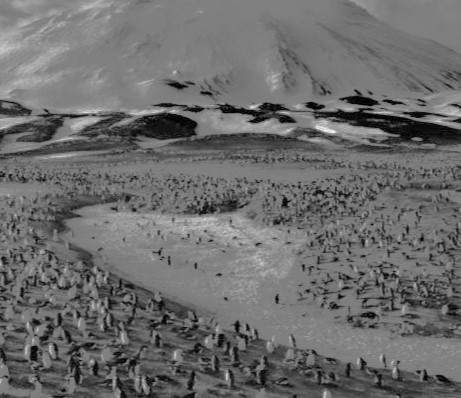
#> input picture data/paisagemPinguins.jpg, 461 x 398 px, found by its file name
$ python exercicio2.py
#> lines starting #> are read from the running program, lines starting #| are printed output that depends on the picture
#> further down, image is the input picture: shape (398, 461); min 0, max 249, mean 108.2
import cv2
import numpy as np
import matplotlib.pyplot as plt

def equalizar_histograma_manual(img_gray):
    hist = np.bincount(img_gray.flatten(), minlength=256)
#> hist = 256 values, max 9415 at index 127, min 0 at index 207, mean 716.7
    cdf = hist.cumsum()
#> cdf = 256 values from 94 to 183478
    cdf_normalizada = cdf / cdf[-1]
#> cdf_normalizada = 256 values from 0.000512 to 1
    equalizacao = np.floor(255 * cdf_normalizada).astype(np.uint8)
#> equalizacao = 256 values from 0 to 255
    img_equalizada = equalizacao[img_gray]
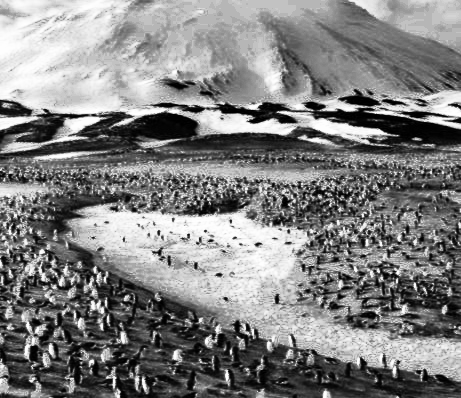
#> img_equalizada: shape (398, 461); min 0, max 255, mean 128.9
    return img_equalizada, hist, cdf

# Carregando a imagem em tons de cinza
image = cv2.imread("data/paisagemPinguins.jpg", cv2.IMREAD_GRAYSCALE)

# Equalização do histograma
eqImageFuncao, _, _ = equalizar_histograma_manual(image)
eqImageEqHist = cv2.equalizeHist(image)

# Cálculo dos histogramas
histImage = cv2.calcHist([image], [0], None, [256], [0, 256])
#> histImage has the same summary as hist in equalizar_histograma_manual
histImageFuncao = cv2.calcHist([eqImageFuncao], [0], None, [256], [0, 256])
#> histImageFuncao = 256 values, max 9415 at index 182, min 0 at index 30, mean 716.7
histImageEqHist = cv2.calcHist([eqImageEqHist], [0], None, [256], [0, 256])
#> histImageEqHist = 256 values, max 9415 at index 183, min 0 at index 35, mean 716.7

# Mostrar imagens
def mostrar_imagens(titulo, original, equalizadaFuncao, equalizadaEqHist):
#> called with titulo = 'Imagem de Baixo Contraste'
    plt.figure(figsize=(15, 4))
    plt.subplot(1, 3, 1)
    plt.title(f'{titulo} - Original')
    plt.imshow(original, cmap='gray')
    plt.axis('off')

    plt.subplot(1, 3, 2)
    plt.title(f'{titulo} - Equalizada (Função)')
    plt.imshow(equalizadaFuncao, cmap='gray')
    plt.axis('off')

    plt.subplot(1, 3, 3)
    plt.title(f'{titulo} - Equalizada (OpenCV)')
    plt.imshow(equalizadaEqHist, cmap='gray')
    plt.axis('off')

    plt.tight_layout()
    plt.show()
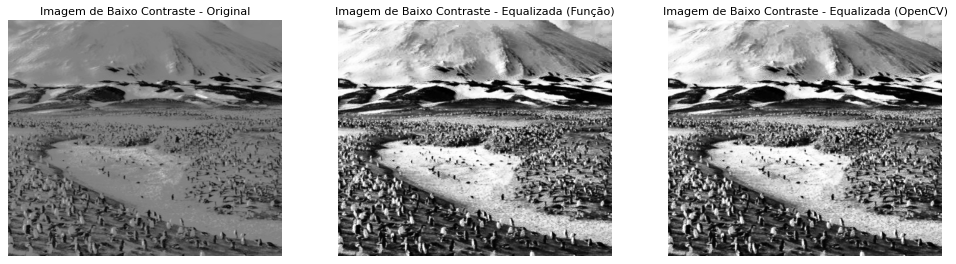
#> figure drawn by matplotlib, 3 panels

# Mostrar histogramas
def mostrar_histograma(titulo, hist_original, hist_eq_funcao, hist_eq_eqHist):
#> called with titulo = 'Imagem de Baixo Contraste', hist_original = array of shape (256, 1), hist_eq_funcao = array of shape (256, 1), hist_eq_eqHist = array of shape (256, 1)
    plt.figure(figsize=(15, 4))
    plt.subplot(1, 3, 1)
    plt.title(f'{titulo} - Original')
    plt.plot(hist_original, color='black')
    plt.xlim([0, 256])

    plt.subplot(1, 3, 2)
    plt.title(f'{titulo} - Equalizado (Função)')
    plt.plot(hist_eq_funcao, color='black')
    plt.xlim([0, 256])

    plt.subplot(1, 3, 3)
    plt.title(f'{titulo} - Equalizado (OpenCV)')
    plt.plot(hist_eq_eqHist, color='black')
    plt.xlim([0, 256])

    plt.tight_layout()
    plt.show()
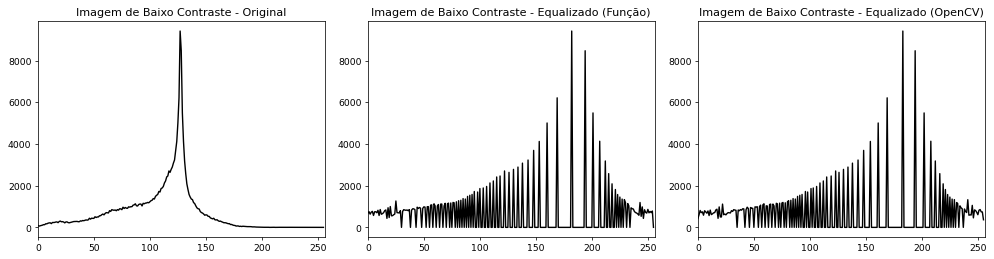
#> figure drawn by matplotlib, 3 panels; panel 1: curve peaks at x = 127, y = 9415; panel 2: curve peaks at x = 182, y = 9415; panel 3: curve peaks at x = 183, y = 9415

# Exibir os resultados
mostrar_imagens("Imagem de Baixo Contraste", image, eqImageFuncao, eqImageEqHist)
mostrar_histograma("Imagem de Baixo Contraste", histImage, histImageFuncao, histImageEqHist)

$ run again, with data/deckPB.jpg copied over data/paisagemPinguins.jpg
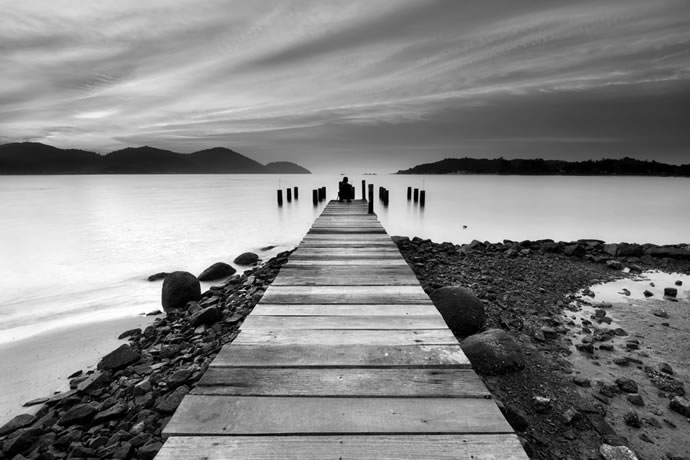
#> input picture data/deckPB.jpg, 690 x 460 px, found by its file name
#> image is the input picture: shape (460, 690); min 0, max 255, mean 132.7
#> hist = 256 values, max 2354 at index 183, min 73 at index 255, mean 1239.8
#> cdf = 256 values from 1837 to 317400
#> cdf_normalizada = 256 values from 0.00579 to 1
#> equalizacao = 256 values from 1 to 255
#> in equalizar_histograma_manual, `img_equalizada = equalizacao[img_gray]`:
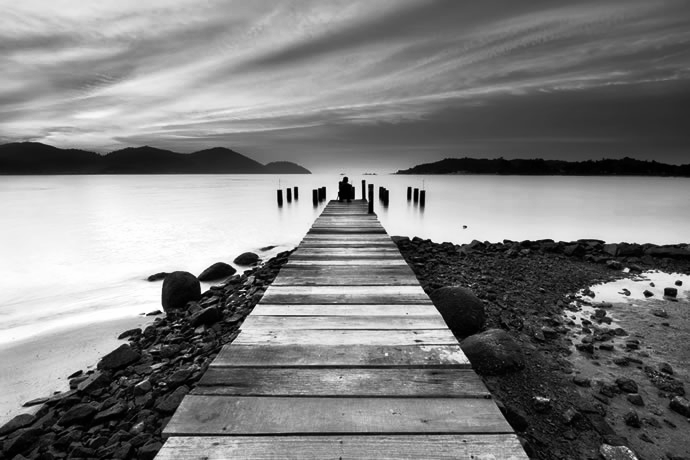
#> img_equalizada: shape (460, 690); min 1, max 255, mean 127.5
#> histImage has the same summary as hist in equalizar_histograma_manual
#> histImageFuncao = 256 values, max 2354 at index 191, min 0 at index 0, mean 1239.8
#> histImageEqHist = 256 values, max 2354 at index 191, min 0 at index 86, mean 1239.8
#> in mostrar_histograma, `plt.show()`:
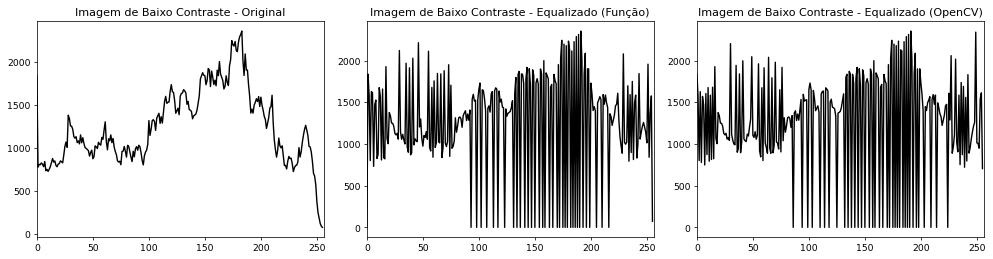
#> figure drawn by matplotlib, 3 panels; panel 1: curve peaks at x = 183, y = 2354; panel 2: curve peaks at x = 191, y = 2354; panel 3: curve peaks at x = 191, y = 2354

$ run again, with data/macau-parrot.jpg copied over data/paisagemPinguins.jpg
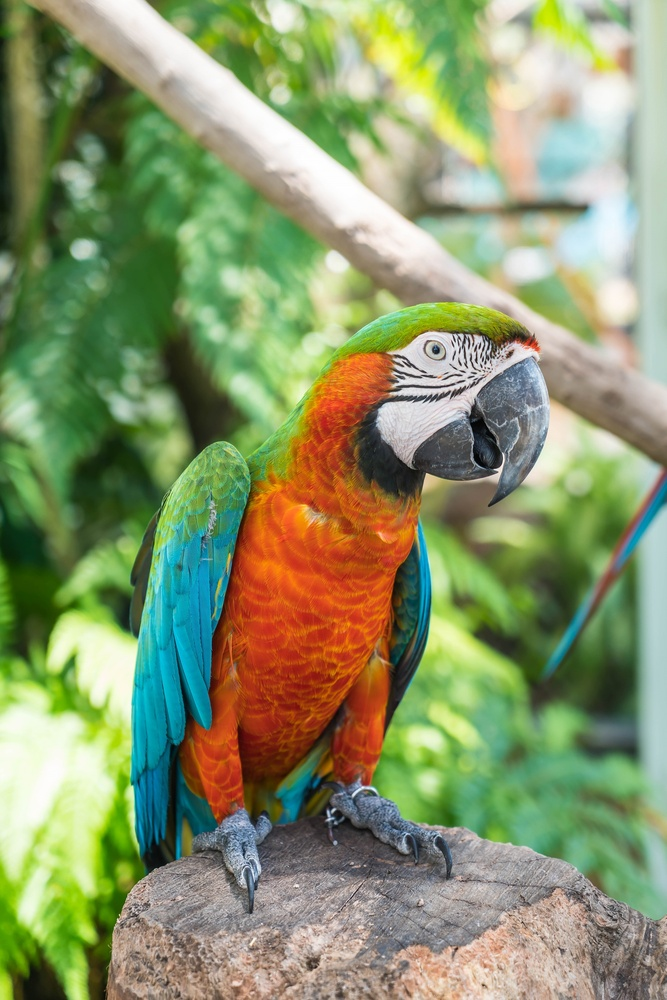
#> input picture data/macau-parrot.jpg, 667 x 1000 px, shrunk from 2000 x 2998 before the run, found by its file name
#> hist = 256 values, max 4452 at index 202, min 1 at index 1, mean 2605.5
#> cdf = 256 values from 4 to 667000
#> cdf_normalizada = 256 values from 6e-06 to 1
#> equalizacao = 256 values from 0 to 255
#> in equalizar_histograma_manual, `img_equalizada = equalizacao[img_gray]`:
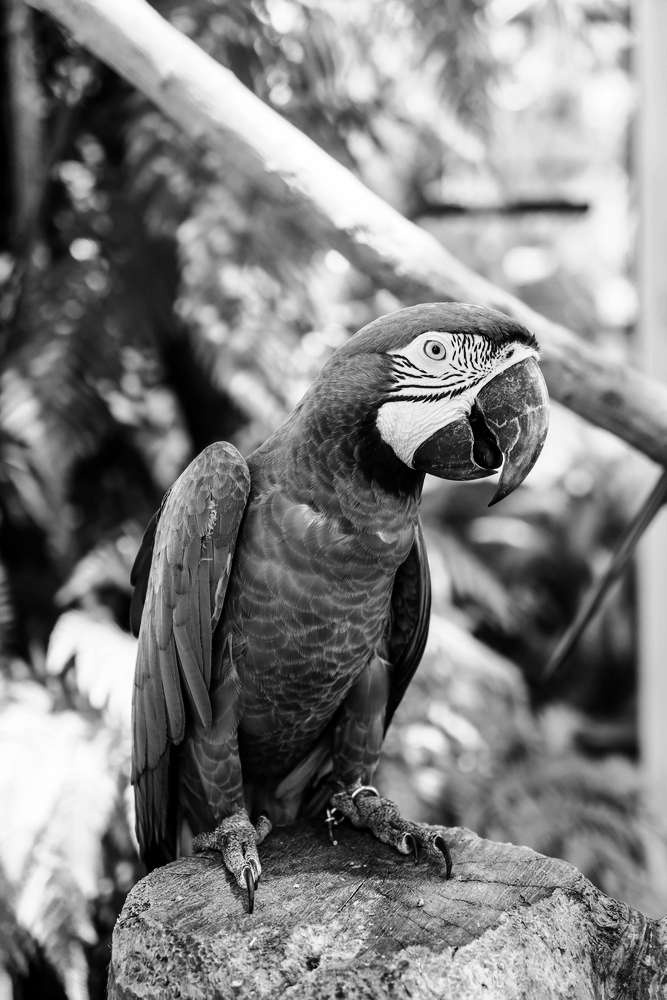
#> img_equalizada: shape (1000, 667); min 0, max 255, mean 127.6
#> histImage has the same summary as hist in equalizar_histograma_manual
#> histImageFuncao = 256 values, max 4572 at index 227, min 0 at index 31, mean 2605.5
#> histImageEqHist = 256 values, max 4983 at index 253, min 0 at index 34, mean 2605.5
#> in mostrar_histograma, `plt.show()`:
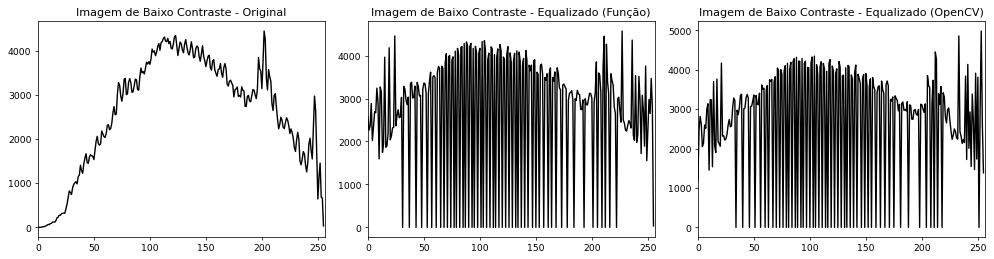
#> figure drawn by matplotlib, 3 panels; panel 1: curve peaks at x = 202, y = 4452; panel 2: curve peaks at x = 227, y = 4572; panel 3: curve peaks at x = 253, y = 4983

$ run again, with data/JGL.png saved as data/paisagemPinguins.jpg
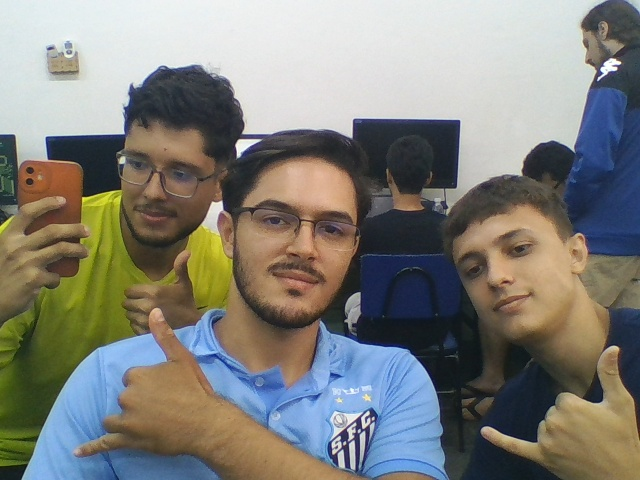
#> input picture data/JGL.png, 640 x 480 px, found by its file name
#> hist = 256 values, max 3065 at index 232, min 0 at index 0, mean 1200
#> cdf = 256 values from 0 to 307200
#> cdf_normalizada = 256 values from 0 to 1
#> equalizacao = 256 values from 0 to 255
#> in equalizar_histograma_manual, `img_equalizada = equalizacao[img_gray]`:
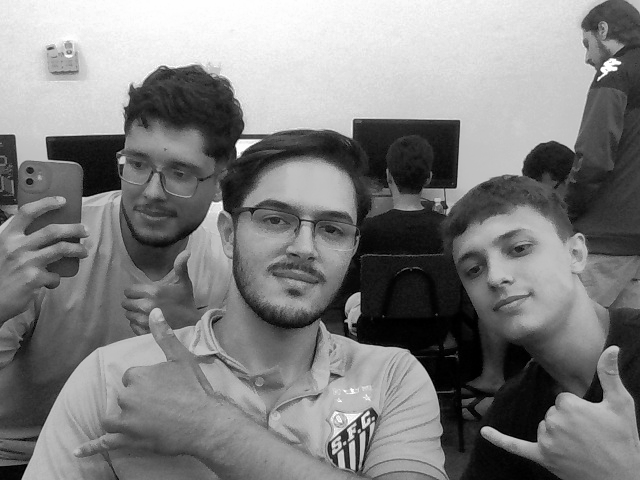
#> img_equalizada: shape (480, 640); min 0, max 255, mean 127.7
#> histImage has the same summary as hist in equalizar_histograma_manual
#> histImageFuncao = 256 values, max 3065 at index 238, min 0 at index 7, mean 1200
#> histImageEqHist = 256 values, max 3065 at index 239, min 0 at index 10, mean 1200
#> in mostrar_histograma, `plt.show()`:
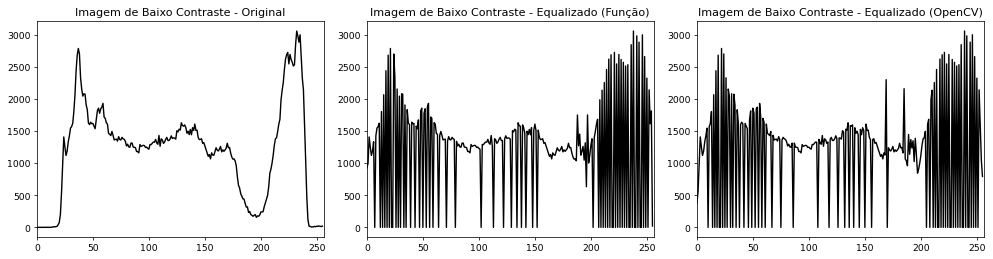
#> figure drawn by matplotlib, 3 panels; panel 1: curve peaks at x = 232, y = 3065; panel 2: curve peaks at x = 238, y = 3065; panel 3: curve peaks at x = 239, y = 3065
